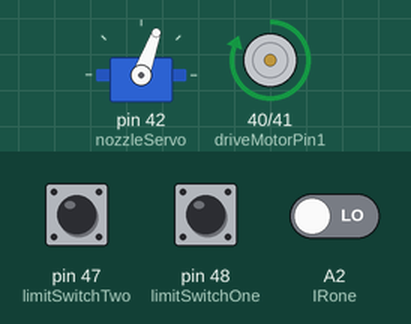
This sketch was run on a simulated Arduino Mega 2560, built with avr-gcc and run on an emulated ATmega2560. On the bench: servo, motor-driver pin pairs drawn as motors (green arrow = first pin HIGH = forward, orange = second pin HIGH = backward, longer = more drive, scaled by the enable pin). Inputs (shaded band) come from the test bench; at power-on: pin 47 (limitSwitchTwo) LOW, pin 48 (limitSwitchOne) HIGH, A2 (IRone) LOW. What the sketch prints to the serial monitor is not drawn.

Above: at 7.3 s.
7.4 s: pin 47 (limitSwitchTwo) pulled HIGH for 0.2 s
At 8.6 s:
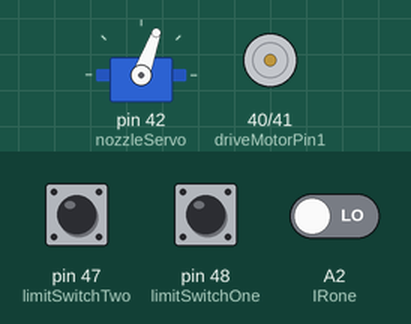
At 13.3 s:
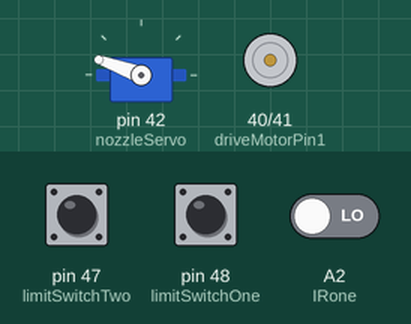
13.6 s: pin 48 (limitSwitchOne) pulled LOW for 3.2 s
At 16.2 s:
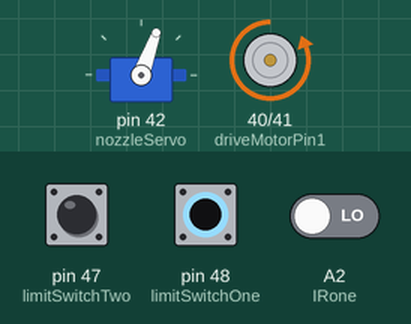
Timing chart, 0 to 18.3 s (numbered marks = the images above; inputs shaded):
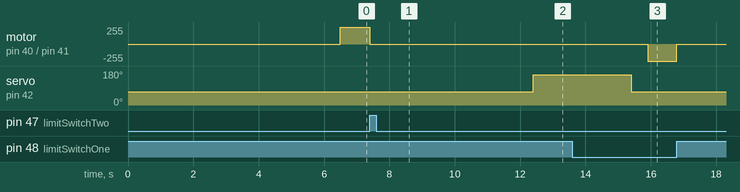

The sketch:

ArduinoProjectDrinkDispenserV1.ino
```cpp
#include <Servo.h>

const int IRone = A2;
int IRoneState;

Servo nozzleServo;
const int nozzleOpen = 70;
const int nozzleClosed = 160;
const int nozzleDelay = 500;

const int pump2Pin1 = 32;
const int pump2Pin2 = 33;
const int pump2Enable = 7;

const int pump1Pin1 = 30;
const int pump1Pin2 = 31;
const int pump1Enable = 6;

int pourSize = 2000;

const int limitSwitchOne = 48;
int limitSwitchOneState;
const int limitSwitchTwo = 47;
int limitSwitchTwoState;

const int driveMotorPin1 = 40;
const int driveMotorPin2 = 41;
const int driveMotorEnable = 5;

void Up(){
  limitSwitchOneState = digitalRead(limitSwitchOne);
  while (limitSwitchOneState != HIGH) {
    digitalWrite(driveMotorPin1, LOW);
    digitalWrite(driveMotorPin2, HIGH);
    limitSwitchOneState = digitalRead(limitSwitchOne);
  }
  motorOff();
  delay(5000);
}

void motorOff(){
  digitalWrite(driveMotorPin1, LOW);
  digitalWrite(driveMotorPin2, LOW);
}

void Down(){
  limitSwitchTwoState = digitalRead(limitSwitchTwo);
  while (limitSwitchTwoState != HIGH) {
    digitalWrite(driveMotorPin1, HIGH);
    digitalWrite(driveMotorPin2, LOW);
    limitSwitchTwoState = digitalRead(limitSwitchTwo);
  }
  motorOff();
  delay(5000);
}

void Glass(){
  while (digitalRead(IRone) != LOW) {
    Serial.println("No Glass present");
  }
  delay(1000);
}

void Open(){
  nozzleServo.write(nozzleOpen);
  delay(nozzleDelay);
}

void Closed(){
  nozzleServo.write(nozzleClosed);
  delay(nozzleDelay);
}

void Drink1(){
  digitalWrite(pump1Pin1, HIGH);
  delay(pourSize);
  digitalWrite(pump1Pin1, LOW);
  delay(nozzleDelay);
}

void Drink2(){
  digitalWrite(pump2Pin1, HIGH);
  delay(pourSize);
  digitalWrite(pump2Pin1, LOW);
  delay(nozzleDelay);
}

void setup() {
  pinMode(IRone, INPUT);
  Serial.begin(9600);
  nozzleServo.attach(42);

  // Motor Pins
  pinMode(driveMotorPin1, OUTPUT);
  pinMode(driveMotorPin2, OUTPUT);
  pinMode(driveMotorEnable, OUTPUT);

  // Motor Default
  digitalWrite(driveMotorPin1, LOW);
  digitalWrite(driveMotorPin2, LOW);
  digitalWrite(driveMotorEnable, HIGH);

  Open();
  Up();
  Glass();
  Down();
  Closed();
  Drink2();
  Open();
  Up();
}

void loop() {
  Serial.println("END");
}
```

Measured:
- after the input at 7.4 s, motor on pin 40 (driveMotorPin1) / pin 41 (driveMotorPin2): forward 255/255 → stopped at once; servo on pin 42 (nozzleServo): 70° → 160° after 5.0 s
- after the input at 13.6 s, motor on pin 40 (driveMotorPin1) / pin 41 (driveMotorPin2): stopped → backward 255/255 after 2.3 s, → stopped 0.90 s later
